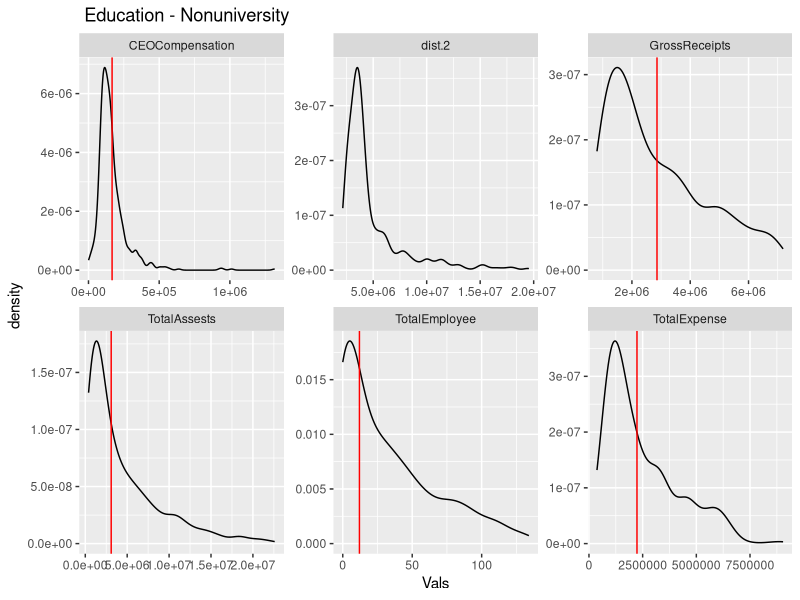
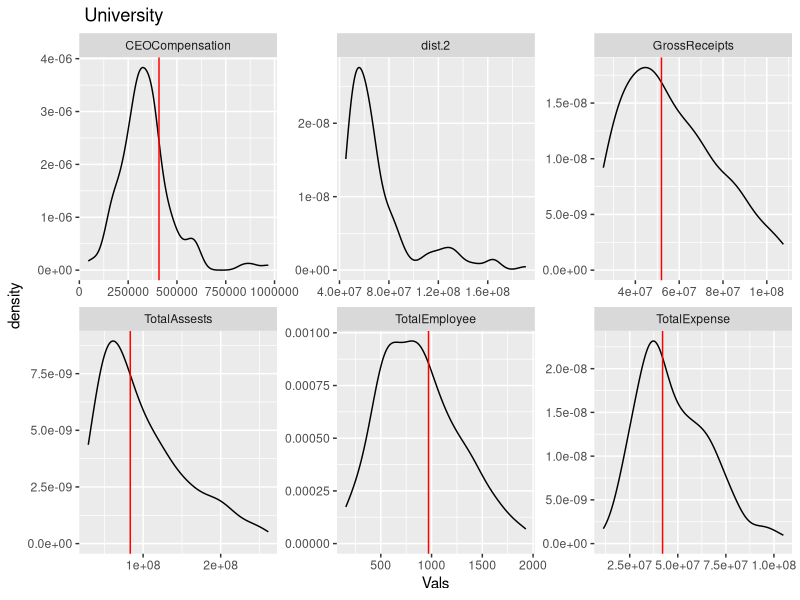
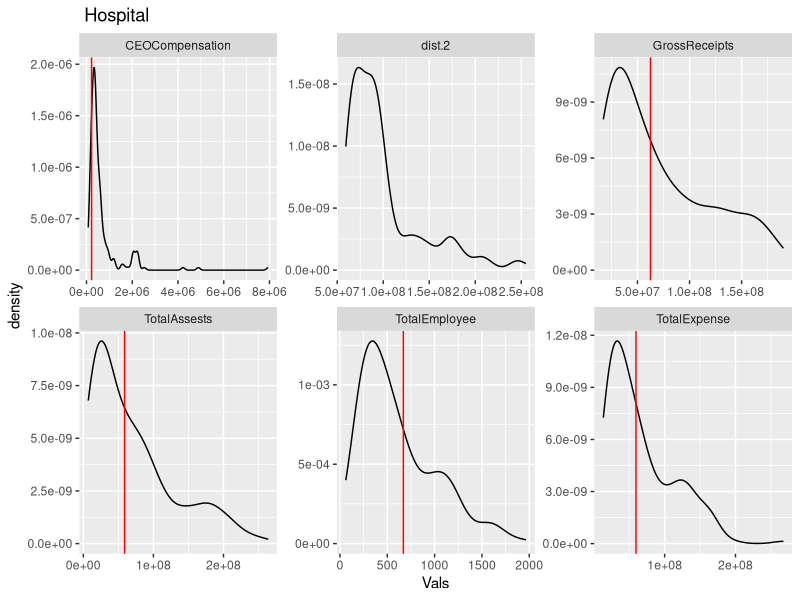
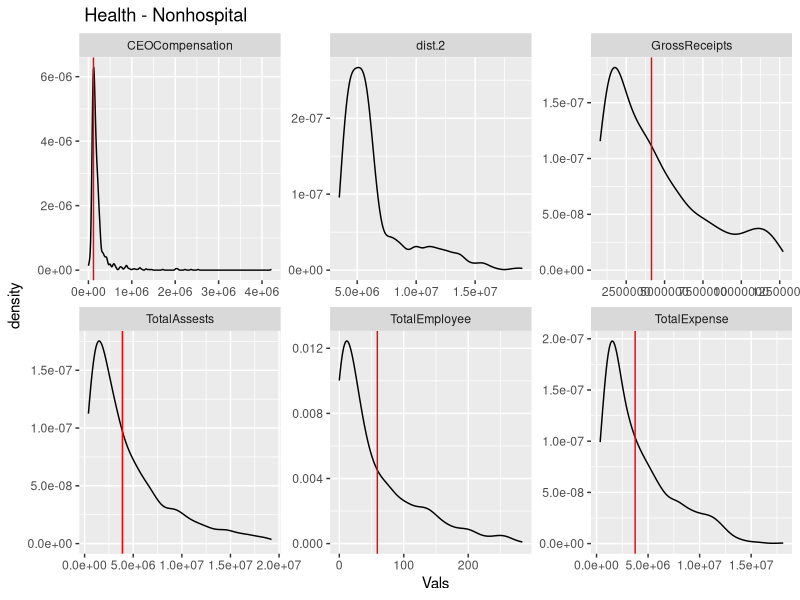
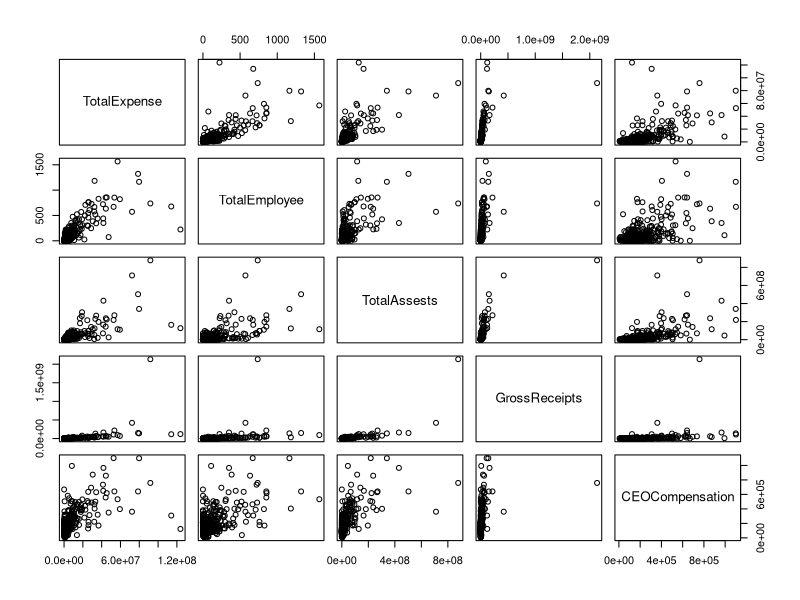
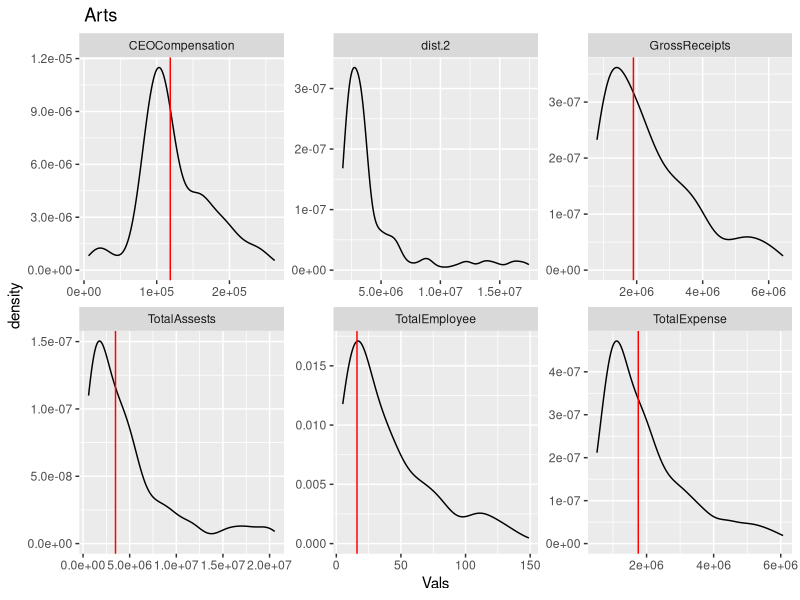
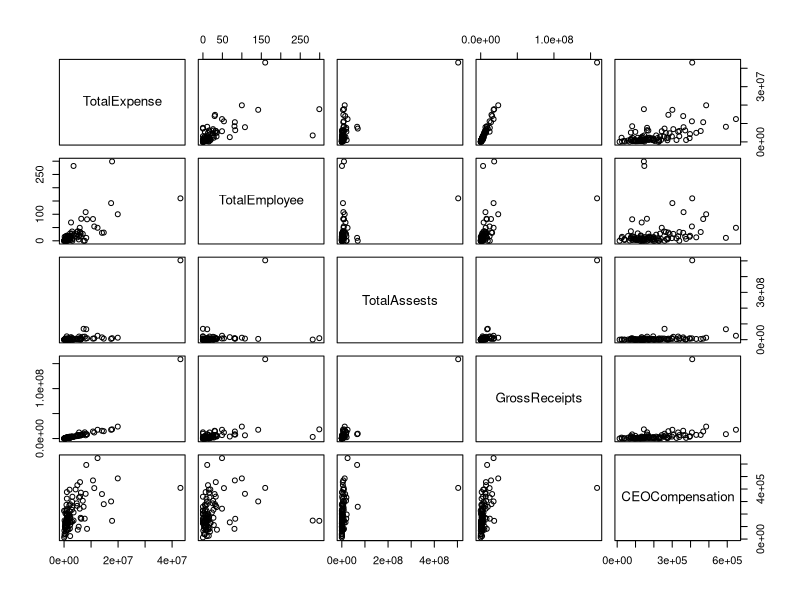
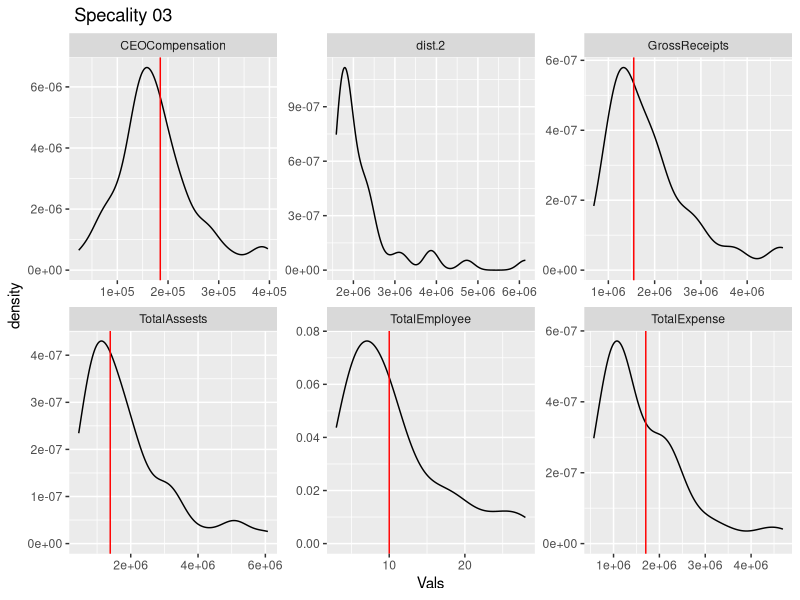

The R script that drew these images, in order: (Note: this script raises an error after producing the figures.)
###########################
### Load Libraries and data
#########################
library(tidyverse)
dat.final <- read_csv("data-rodeo/dat-shinyapp.csv")




########################
### Data Summary
########################
summary(dat.final)


########################
###  Educational Org - non univ
##########################

dat.edu <- dat.final %>%
  filter(MajorGroup == 2 & !UNIV) 

#summary(dat.edu)

dat.edu.att <- dat.edu %>%
  select(TotalExpense, TotalEmployee, TotalAssests, GrossReceipts, CEOCompensation)

#plot(dat.edu.att)

med.edu <- data.frame(Vals = apply(dat.edu.att,2,median),
                       Vars = c("TotalExpense", "TotalEmployee", "TotalAssests", "GrossReceipts", "CEOCompensation"))


dat.edu.att$dist.2 <- rep(0, dim(dat.edu.att)[1])
for(i in 1:(dim(dat.edu.att)[1])){
  dat.edu.att$dist.2[i] <- norm(as.matrix(abs(dat.edu.att[i, ] - med.edu[, 1])), "2")
}


row.num <- which(dat.edu.att$dist.2  == min(dat.edu.att$dist.2 ))
View(dat.edu[row.num, ])
EIN.edu <- dat.edu$EIN[row.num]

dat.edu$med.dist <- dat.edu.att$dist.2
dat.edu%>% 
  arrange(med.dist) %>%
  slice(1:5) %>%
  View()

edu.org <- data.frame(Vals =  unlist(dat.edu.att[row.num, c("TotalExpense", "TotalEmployee", "TotalAssests", "GrossReceipts", "CEOCompensation")]),
                       Vars =  c("TotalExpense", "TotalEmployee", "TotalAssests", "GrossReceipts", "CEOCompensation"))


cbind(dat.edu$EIN, dat.edu.att) %>%
  filter(between(TotalExpense, quantile(TotalExpense, 0.1), quantile(TotalExpense, 0.9))) %>%
  filter(between(TotalEmployee, quantile(TotalEmployee, 0.1), quantile(TotalEmployee, 0.9))) %>%
  filter(between(TotalAssests, quantile(TotalAssests, 0.1), quantile(TotalAssests, 0.9))) %>%
  filter(between(GrossReceipts, quantile(GrossReceipts, 0.1), quantile(GrossReceipts, 0.9))) %>%
  pivot_longer(!"dat.edu$EIN", names_to = "Vars", values_to = "Vals") %>%
  ggplot(aes(x = Vals)) + 
  geom_density()+
  geom_vline(aes(xintercept = Vals), data=edu.org, col = "red") +
  facet_wrap( ~Vars, scales = "free")+
  ggtitle(" Education - Nonuniversity ")


########################
###  Univ Org 
##########################
dat.univ <- dat.final %>%
  filter(UNIV) 

#summary(dat.edu)

dat.univ.att <- dat.univ %>%
  select(TotalExpense, TotalEmployee, TotalAssests, GrossReceipts, CEOCompensation)

#plot(dat.univ.att)

med.univ <- data.frame(Vals = apply(dat.univ.att,2,median),
                      Vars = c("TotalExpense", "TotalEmployee", "TotalAssests", "GrossReceipts", "CEOCompensation"))


dat.univ.att$dist.2 <- rep(0, dim(dat.univ.att)[1])
for(i in 1:(dim(dat.univ.att)[1])){
  dat.univ.att$dist.2[i] <- norm(as.matrix(abs(dat.univ.att[i, ] - med.univ[, 1])), "2")
}


row.num <- which(dat.univ.att$dist.2  == min(dat.univ.att$dist.2 ))
View(dat.univ[row.num, ])
#https://www.newarktrust.org
EIN.univ <- dat.univ$EIN[row.num]

dat.univ$med.dist <- dat.univ.att$dist.2
dat.univ %>% 
  arrange(med.dist) %>%
  slice(1:5) %>%
  View()

univ.org <- data.frame(Vals =  unlist(dat.univ.att[row.num, c("TotalExpense", "TotalEmployee", "TotalAssests", "GrossReceipts", "CEOCompensation")]),
                      Vars =  c("TotalExpense", "TotalEmployee", "TotalAssests", "GrossReceipts", "CEOCompensation"))



cbind(dat.univ$EIN, dat.univ.att) %>%
  filter(between(TotalExpense, quantile(TotalExpense, 0.1), quantile(TotalExpense, 0.9))) %>%
  filter(between(TotalEmployee, quantile(TotalEmployee, 0.1), quantile(TotalEmployee, 0.9))) %>%
  filter(between(TotalAssests, quantile(TotalAssests, 0.1), quantile(TotalAssests, 0.9))) %>%
  filter(between(GrossReceipts, quantile(GrossReceipts, 0.1), quantile(GrossReceipts, 0.9))) %>%
  pivot_longer(!"dat.univ$EIN", names_to = "Vars", values_to = "Vals") %>%
  ggplot(aes(x = Vals)) + 
  geom_density()+
  geom_vline(aes(xintercept = Vals), data=univ.org, col = "red") +
  facet_wrap( ~Vars, scales = "free")+
  ggtitle(" University ")


##########################
### Hospital
############################
dat.hosp <- dat.final %>%
  filter(HOSP) 

#summary(dat.hosp)

dat.hosp.att <- dat.hosp %>%
  select(TotalExpense, TotalEmployee, TotalAssests, GrossReceipts, CEOCompensation)

#plot(dat.hosp.att)

med.hosp <- data.frame(Vals = apply(dat.hosp.att,2,median),
                       Vars = c("TotalExpense", "TotalEmployee", "TotalAssests", "GrossReceipts", "CEOCompensation"))


dat.hosp.att$dist.2 <- rep(0, dim(dat.hosp.att)[1])
for(i in 1:(dim(dat.hosp.att)[1])){
  dat.hosp.att$dist.2[i] <- norm(as.matrix(abs(dat.hosp.att[i, ] - med.hosp[, 1])), "2")
}


row.num <- which(dat.hosp.att$dist.2  == min(dat.hosp.att$dist.2 ))
View(dat.hosp[row.num, ])
#https://www.newarktrust.org
EIN.hosp <- dat.hosp$EIN[row.num]

dat.hosp$med.dist <- dat.hosp.att$dist.2
dat.hosp%>% 
  arrange(med.dist) %>%
  slice(1:5) %>%
  View()


hosp.org <- data.frame(Vals =  unlist(dat.hosp.att[row.num, c("TotalExpense", "TotalEmployee", "TotalAssests", "GrossReceipts", "CEOCompensation")]),
                       Vars =  c("TotalExpense", "TotalEmployee", "TotalAssests", "GrossReceipts", "CEOCompensation"))



cbind(dat.hosp$EIN, dat.hosp.att) %>%
  filter(between(TotalExpense, quantile(TotalExpense, 0.1), quantile(TotalExpense, 0.9))) %>%
  filter(between(TotalEmployee, quantile(TotalEmployee, 0.1), quantile(TotalEmployee, 0.9))) %>%
  filter(between(TotalAssests, quantile(TotalAssests, 0.1), quantile(TotalAssests, 0.9))) %>%
  filter(between(GrossReceipts, quantile(GrossReceipts, 0.1), quantile(GrossReceipts, 0.9))) %>%
  pivot_longer(!"dat.hosp$EIN", names_to = "Vars", values_to = "Vals") %>%
  ggplot(aes(x = Vals)) + 
  geom_density()+
  geom_vline(aes(xintercept = Vals), data=hosp.org, col = "red") +
  facet_wrap( ~Vars, scales = "free") +
  ggtitle(" Hospital ")


#########################
### Health clinic - non hospital
# this is just the "most average" clinic, not the "most average" large clinic, but can easily be changed
############################
dat.health <- dat.final %>%
  filter(MajorGroup == 4 & !HOSP) 

#summary(dat.health)

dat.health.att <- dat.health %>%
  select(TotalExpense, TotalEmployee, TotalAssests, GrossReceipts, CEOCompensation)

#plot(dat.health.att)

med.health <- data.frame(Vals = apply(dat.health.att,2,median),
                       Vars = c("TotalExpense", "TotalEmployee", "TotalAssests", "GrossReceipts", "CEOCompensation"))


dat.health.att$dist.2 <- rep(0, dim(dat.health.att)[1])
for(i in 1:(dim(dat.health.att)[1])){
  dat.health.att$dist.2[i] <- norm(as.matrix(abs(dat.health.att[i, ] - med.health[, 1])), "2")
}


row.num <- which(dat.health.att$dist.2  == min(dat.health.att$dist.2 ))
View(dat.health[row.num, ])
#https://www.newarktrust.org
EIN.health <- dat.health$EIN[row.num]

dat.health$med.dist <- dat.health.att$dist.2
dat.health%>% 
  arrange(med.dist) %>%
  slice(1:5) %>%
  View()


health.org <- data.frame(Vals =  unlist(dat.health.att[row.num, c("TotalExpense", "TotalEmployee", "TotalAssests", "GrossReceipts", "CEOCompensation")]),
                       Vars =  c("TotalExpense", "TotalEmployee", "TotalAssests", "GrossReceipts", "CEOCompensation"))



cbind(dat.health$EIN, dat.health.att) %>%
  filter(between(TotalExpense, quantile(TotalExpense, 0.1), quantile(TotalExpense, 0.9))) %>%
  filter(between(TotalEmployee, quantile(TotalEmployee, 0.1), quantile(TotalEmployee, 0.9))) %>%
  filter(between(TotalAssests, quantile(TotalAssests, 0.1), quantile(TotalAssests, 0.9))) %>%
  filter(between(GrossReceipts, quantile(GrossReceipts, 0.1), quantile(GrossReceipts, 0.9))) %>%
  pivot_longer(!"dat.health$EIN", names_to = "Vars", values_to = "Vals") %>%
  ggplot(aes(x = Vals)) + 
  geom_density()+
  geom_vline(aes(xintercept = Vals), data=health.org, col = "red") +
  facet_wrap( ~Vars, scales = "free") +
  ggtitle(" Health - Nonhospital ")


#########################
### Arts Administrator 
############################
dat.arts <- dat.final %>%
  filter(MajorGroup == 1)  %>%
  filter( sub('.', '', NTEE.CC) %in% c(23:27, 34, 40, 50:80) )  

summary(dat.arts)

dat.arts.att <- dat.arts %>%
  select(TotalExpense, TotalEmployee, TotalAssests, GrossReceipts, CEOCompensation)

plot(dat.arts.att)



med.arts <- data.frame(Vals = apply(dat.arts.att,2,median),
                       Vars = c("TotalExpense", "TotalEmployee", "TotalAssests", "GrossReceipts", "CEOCompensation"))


dat.arts.att$dist.2 <- rep(0, dim(dat.arts.att)[1])
for(i in 1:(dim(dat.arts.att)[1])){
  dat.arts.att$dist.2[i] <- norm(as.matrix(abs(dat.arts.att[i, ] - med.arts[, 1])), "2")
}


row.num <- which(dat.arts.att$dist.2  == min(dat.arts.att$dist.2 ))
View(dat.arts[row.num, ])
#https://www.newarktrust.org
EIN.arts <- dat.arts$EIN[row.num]

dat.arts$med.dist <- dat.arts.att$dist.2
dat.arts%>% 
  arrange(med.dist) %>%
  slice(1:5) %>%
  View()


arts.org <- data.frame(Vals =  unlist(dat.arts.att[row.num, c("TotalExpense", "TotalEmployee", "TotalAssests", "GrossReceipts", "CEOCompensation")]),
                       Vars =  c("TotalExpense", "TotalEmployee", "TotalAssests", "GrossReceipts", "CEOCompensation"))




cbind(dat.arts$EIN, dat.arts.att) %>%
  filter(between(TotalExpense, quantile(TotalExpense, 0.1), quantile(TotalExpense, 0.9))) %>%
  filter(between(TotalEmployee, quantile(TotalEmployee, 0.1), quantile(TotalEmployee, 0.9))) %>%
  filter(between(TotalAssests, quantile(TotalAssests, 0.1), quantile(TotalAssests, 0.9))) %>%
  filter(between(GrossReceipts, quantile(GrossReceipts, 0.1), quantile(GrossReceipts, 0.9))) %>%
  pivot_longer(!"dat.arts$EIN", names_to = "Vars", values_to = "Vals") %>%
  ggplot(aes(x = Vals)) + 
  geom_density()+
  geom_vline(aes(xintercept = Vals), data=arts.org, col = "red") +
  facet_wrap( ~Vars, scales = "free") +
  ggtitle(" Arts ")


#########################
### Specialty Orgs 03 - Professional Societies/Associations
##########################
dat.s03 <- dat.final %>%
  filter( sub('.', '', NTEE.CC) == "03" )  

summary(dat.s03)

dat.s03.att <- dat.s03 %>%
  select(TotalExpense, TotalEmployee, TotalAssests, GrossReceipts, CEOCompensation)

plot(dat.s03.att)



med.s03 <- data.frame(Vals = apply(dat.s03.att,2,median),
                       Vars = c("TotalExpense", "TotalEmployee", "TotalAssests", "GrossReceipts", "CEOCompensation"))


dat.s03.att$dist.2 <- rep(0, dim(dat.s03.att)[1])
for(i in 1:(dim(dat.s03.att)[1])){
  dat.s03.att$dist.2[i] <- norm(as.matrix(abs(dat.s03.att[i, ] - med.s03[, 1])), "2")
}


row.num <- which(dat.s03.att$dist.2  == min(dat.s03.att$dist.2 ))
View(dat.s03[row.num, ])
#https://www.newarktrust.org
EIN.s03 <- dat.s03$EIN[row.num]

dat.s03$med.dist <- dat.s03.att$dist.2
dat.s03%>% 
  arrange(med.dist) %>%
  slice(1:5) %>%
  View()


s03.org <- data.frame(Vals =  unlist(dat.s03.att[row.num, c("TotalExpense", "TotalEmployee", "TotalAssests", "GrossReceipts", "CEOCompensation")]),
                       Vars =  c("TotalExpense", "TotalEmployee", "TotalAssests", "GrossReceipts", "CEOCompensation"))




cbind(dat.s03$EIN, dat.s03.att) %>%
  filter(between(TotalExpense, quantile(TotalExpense, 0.1), quantile(TotalExpense, 0.9))) %>%
  filter(between(TotalEmployee, quantile(TotalEmployee, 0.1), quantile(TotalEmployee, 0.9))) %>%
  filter(between(TotalAssests, quantile(TotalAssests, 0.1), quantile(TotalAssests, 0.9))) %>%
  filter(between(GrossReceipts, quantile(GrossReceipts, 0.1), quantile(GrossReceipts, 0.9))) %>%
  pivot_longer(!"dat.s03$EIN", names_to = "Vars", values_to = "Vals") %>%
  ggplot(aes(x = Vals)) + 
  geom_density()+
  geom_vline(aes(xintercept = Vals), data=s03.org, col = "red") +
  facet_wrap( ~Vars, scales = "free") +
  ggtitle(" Specality 03 ")


#########################
### Specialty Orgs 05 - Research Institutes and/or Public Policy Analysis
##########################
dat.s05 <- dat.final %>%
  filter( sub('.', '', NTEE.CC) == "05" ) 

summary(dat.s05)

dat.s05.att <- dat.s05 %>%
  select(TotalExpense, TotalEmployee, TotalAssests, GrossReceipts, CEOCompensation)

plot(dat.s05.att)



med.s05 <- data.frame(Vals = apply(dat.s05.att,2,median),
                      Vars = c("TotalExpense", "TotalEmployee", "TotalAssests", "GrossReceipts", "CEOCompensation"))


dat.s05.att$dist.2 <- rep(0, dim(dat.s05.att)[1])
for(i in 1:(dim(dat.s05.att)[1])){
  dat.s05.att$dist.2[i] <- norm(as.matrix(abs(dat.s05.att[i, ] - med.s05[, 1])), "2")
}


row.num <- which(dat.s05.att$dist.2  == min(dat.s05.att$dist.2 ))
View(dat.s05[row.num, ])
#https://www.newarktrust.org
EIN.s05 <- dat.s05$EIN[row.num]

dat.s05$med.dist <- dat.s05.att$dist.2
dat.s05%>% 
  arrange(med.dist) %>%
  slice(1:5) %>%
  View()

s05.org <- data.frame(Vals =  unlist(dat.s05.att[row.num, c("TotalExpense", "TotalEmployee", "TotalAssests", "GrossReceipts", "CEOCompensation")]),
                      Vars =  c("TotalExpense", "TotalEmployee", "TotalAssests", "GrossReceipts", "CEOCompensation"))




cbind(dat.s05$EIN, dat.s05.att) %>%
  filter(between(TotalExpense, quantile(TotalExpense, 0.1), quantile(TotalExpense, 0.9))) %>%
  filter(between(TotalEmployee, quantile(TotalEmployee, 0.1), quantile(TotalEmployee, 0.9))) %>%
  filter(between(TotalAssests, quantile(TotalAssests, 0.1), quantile(TotalAssests, 0.9))) %>%
  filter(between(GrossReceipts, quantile(GrossReceipts, 0.1), quantile(GrossReceipts, 0.9))) %>%
  pivot_longer(!"dat.s05$EIN", names_to = "Vars", values_to = "Vals") %>%
  ggplot(aes(x = Vals)) + 
  geom_density()+
  geom_vline(aes(xintercept = Vals), data=s05.org, col = "red") +
  facet_wrap( ~Vars, scales = "free") +
  ggtitle(" Specality 05 ")





############################################################
### Orgs to pick 
############################################################

### EDU
EIN.edu.final <- 237392118
edu.select <- dat.edu[ dat.edu$EIN == EIN.edu.final, ]
edu.select$url <- "https://pipershill.org"

### Univ
EIN.univ.final <- 350868101
univ.select <- dat.univ[ dat.univ$EIN == EIN.univ.final, ]
univ.select$url <- "https://www.huntington.edu"

### Hosp
EIN.hosp.final <- 160743979
hosp.select <- dat.hosp[ dat.hosp$EIN == EIN.hosp.final, ]
hosp.select$url <- "https://www.urmc.rochester.edu/noyes.aspx" #affiliated with the university of Rodchester

#this is more of a "stand alone" hospital
# 390808442
#https://www.healthpartners.com/care/hospitals/westfields/

### Health
EIN.health.final <- 208969896
health.select <- dat.health[ dat.health$EIN == EIN.health.final, ]
health.select$url <- "https://smilegb.org"

### Arts
EIN.arts.final <- 260317963
arts.select <- dat.arts[ dat.arts$EIN == EIN.arts.final, ]
arts.select$url <- "https://www.redlineart.org"

### s03
EIN.s03.final <- 943019570
s03.select <- dat.s03[ dat.s03$EIN == EIN.s03.final, ]
s03.select$url <- "https://www.proteinsociety.org/page/about-us"

### s05
#Research Institute 
EIN.s05.final <- 205935069
s05.select <- dat.s05[ dat.s05$EIN == EIN.s05.final, ]
s05.select$url <- "https://www.cerf.science"

#This one is more "Public Policy Analysis"
#NAME = THE WASHINGTON STATE BUDGET AND POLICY *CENTER*
#https://budgetandpolicy.org
#721612982


############################################################
#### Make final data set of test orgs 
############################################################
orgs.test <- rbind(edu.select, 
                   univ.select,
                   health.select,
                   hosp.select,
                   arts.select,
                   s03.select, 
                   s05.select) %>%
  #hosp and univ change levels 
    mutate(MajorGroup = ifelse(HOSP, 12, MajorGroup),
           MajorGroup = ifelse(UNIV, 11, MajorGroup))

View(orgs.test)

write.csv(orgs.test, "unit-testing/test-orgs.csv")

